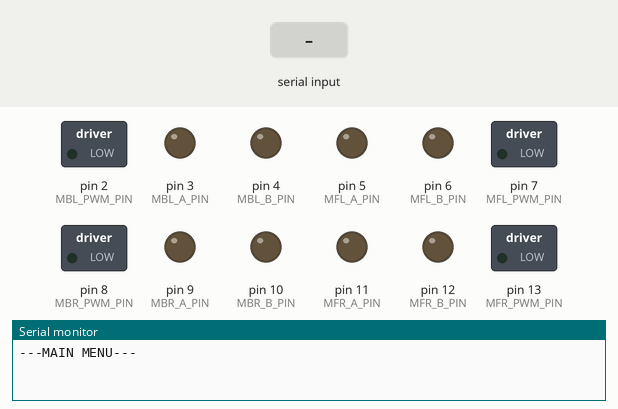
This sketch was run on a simulated Arduino Uno, built with avr-gcc and run on an emulated ATmega328P. On the bench: switched loads named in the sketch (green lamp = pin HIGH), output pins drawn as LEDs (lit = HIGH), the last lines printed to the serial monitor. Inputs (shaded band) come from the test bench.

Above: at 1.2 s.
1.3 s: "N90n" received over Serial
2.8 s: byte 70 ('F') received over Serial
At 4.0 s:
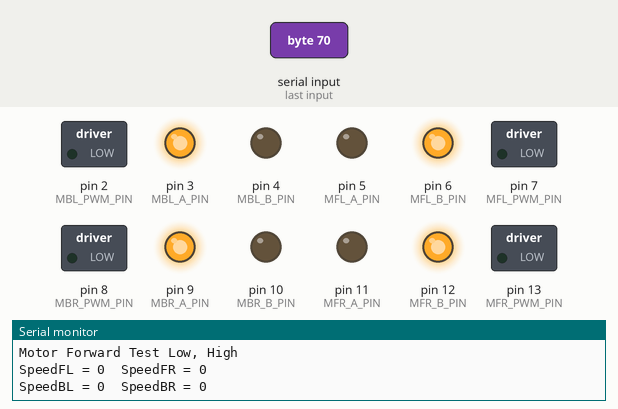
4.3 s: byte 66 ('B') received over Serial
At 5.1 s:
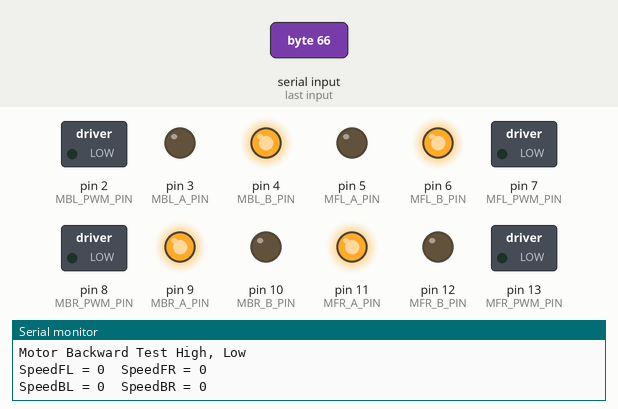
5.8 s: byte 82 ('R') received over Serial
At 6.3 s:
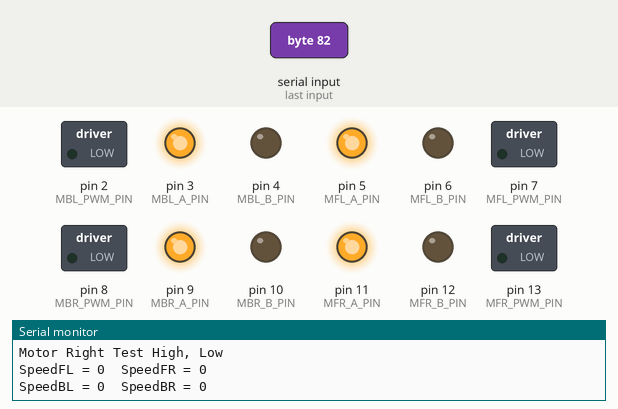
7.3 s: byte 76 ('L') received over Serial
At 8.5 s:
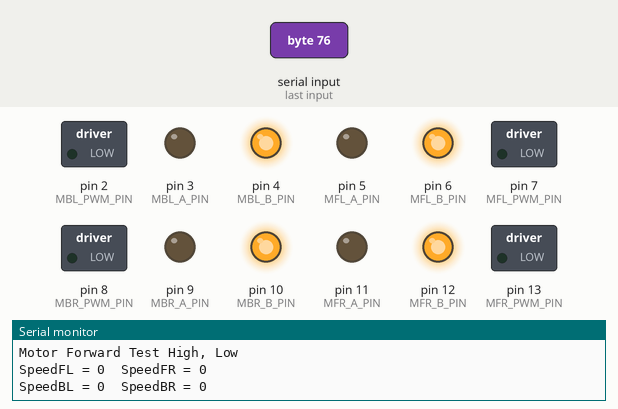
8.8 s: byte 105 ('i') received over Serial
Timing chart, 0 to 11.3 s (numbered marks = the images above; inputs shaded):
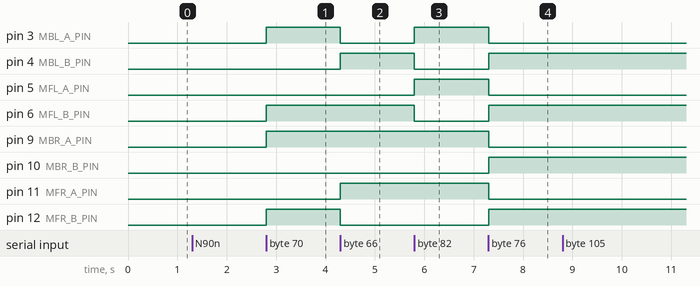

Measured:
- after the input at 2.8 s, pin 3 (MBL_A_PIN), pin 6 (MFL_B_PIN), pin 9 (MBR_A_PIN), pin 12 (MFR_B_PIN): LOW → HIGH at once
- after the input at 4.3 s, pin 3 (MBL_A_PIN), pin 12 (MFR_B_PIN): HIGH → LOW at once; pin 4 (MBL_B_PIN), pin 11 (MFR_A_PIN): LOW → HIGH at once
- after the input at 5.8 s, pin 3 (MBL_A_PIN), pin 5 (MFL_A_PIN): LOW → HIGH at once; pin 4 (MBL_B_PIN), pin 6 (MFL_B_PIN): HIGH → LOW at once
- after the input at 7.3 s, pin 3 (MBL_A_PIN), pin 5 (MFL_A_PIN), pin 9 (MBR_A_PIN), pin 11 (MFR_A_PIN): HIGH → LOW at once; pin 4 (MBL_B_PIN), pin 6 (MFL_B_PIN), pin 10 (MBR_B_PIN), pin 12 (MFR_B_PIN): LOW → HIGH at once

The sketch:

Serial_Testing_Terminal.ino
```cpp
#include <Servo.h>

Servo myservo;

#define MFR_A_PIN	11   	// FRONT RIGHT MOTOR
#define MFR_B_PIN	12
#define MFR_PWM_PIN	13	// PULSE WIDTH MODULATION PIN

#define MFL_A_PIN	5	//FRONT LEFT MOTOR
#define MFL_B_PIN 	6
#define MFL_PWM_PIN	7	 // PULSE WIDTH MODULATION PIN

#define MBR_A_PIN	9	//BACK RIGHT MOTOR
#define MBR_B_PIN	10
#define MBR_PWM_PIN	8	// PULSE WIDTH MODULATION PIN

#define MBL_A_PIN	3	//BACK LEFT MOTOR
#define MBL_B_PIN	4
#define MBL_PWM_PIN	2 	// PULSE WIDTH MODULATION PIN

void setup()
{
	Serial.begin(9600);

	//Define L298N Dual H-Bridge Motor Controller Pins

	// Three pins for each motor.

	// Motor Front Right Side

	pinMode(MFR_A_PIN,OUTPUT);
	pinMode(MFR_B_PIN,OUTPUT);
	pinMode(MFR_PWM_PIN,OUTPUT);// Controls speed- Pulse width modulation

	// Motor Front Left Side
	pinMode(MFL_A_PIN,OUTPUT);
	pinMode(MFL_B_PIN,OUTPUT);
	pinMode(MFL_PWM_PIN,OUTPUT);

	// Motor Back Right Side
	pinMode(MBR_A_PIN,OUTPUT);
	pinMode(MBR_B_PIN,OUTPUT);
	pinMode(MBR_PWM_PIN,OUTPUT);

	// Motor Back Left Side
	pinMode(MBL_A_PIN,OUTPUT);
	pinMode(MBL_B_PIN,OUTPUT);
	pinMode(MBL_PWM_PIN,OUTPUT);

	// Initializing all the speed values to 0

	analogWrite(MFR_PWM_PIN, 0);
	analogWrite(MFL_PWM_PIN, 0);

	analogWrite(MBR_PWM_PIN, 0);
	analogWrite(MBL_PWM_PIN, 0);
}


int mSpeed = 0;

int mSpeedFR = 0;
int mSpeedBR = 0;

int mSpeedFL = 0;
int mSpeedBL = 0;

int PIN = -1;
int ANG = -1;

char buffer[] = {' ',' ',' ',' ',' ',' ',' '}; // Receive up to 7 bytes (Used to store the input from communication)
char pwm[] = {' ', ' ', ' '};
char serialInput;

void loop()
{
	serialInput = '0';
	Serial.println("---MAIN MENU---");

	while (!Serial.available());


		switch(Serial.read())
		{
			case 'N':
				Serial.println("Navigation Test");

				mSpeed = 0;
				while(serialInput != '<')
				{
					while (!Serial.available());
					serialInput = Serial.read();
					switch(serialInput)
					{
						case 'F': // Forward Test

							Serial.println("Motor Forward Test Low, High");

							// Setting  direction

							digitalWrite(MFR_A_PIN, LOW);
							digitalWrite(MFR_B_PIN, HIGH);

							digitalWrite(MFL_A_PIN, LOW);
							digitalWrite(MFL_B_PIN, HIGH);

							digitalWrite(MBR_A_PIN, HIGH);
							digitalWrite(MBR_B_PIN, LOW);

							digitalWrite(MBL_A_PIN, HIGH);
							digitalWrite(MBL_B_PIN, LOW);

								// Sending Instruction to start movement

							break;

						case 'B': // Motor BACKWARD

							Serial.println("Motor Backward Test High, Low");

							// Setting  direction

							digitalWrite(MFR_A_PIN, HIGH);
							digitalWrite(MFR_B_PIN, LOW);

							digitalWrite(MFL_A_PIN, LOW);
							digitalWrite(MFL_B_PIN, HIGH);

							digitalWrite(MBR_A_PIN, HIGH);
							digitalWrite(MBR_B_PIN, LOW);

							digitalWrite(MBL_A_PIN, LOW);
							digitalWrite(MBL_B_PIN, HIGH);

							// Sending Instruction to start movement

							break;

						case 'R': // Motor TURN RIGHT

							Serial.println("Motor Right Test High, Low");

							// Setting  direction

							digitalWrite(MFR_A_PIN, HIGH);
							digitalWrite(MFR_B_PIN, LOW);

							digitalWrite(MFL_A_PIN, HIGH);
							digitalWrite(MFL_B_PIN, LOW);

							digitalWrite(MBR_A_PIN, HIGH);
							digitalWrite(MBR_B_PIN, LOW);

							digitalWrite(MBL_A_PIN, HIGH);
							digitalWrite(MBL_B_PIN, LOW);

							// Sending Instruction to start movement

							break;

						case 'L': // Motor TURN LEFT

							Serial.println("Motor Forward Test High, Low");

							// Setting  direction

							digitalWrite(MFR_A_PIN, LOW);
							digitalWrite(MFR_B_PIN, HIGH);

							digitalWrite(MFL_A_PIN, LOW);
							digitalWrite(MFL_B_PIN, HIGH);

							digitalWrite(MBR_A_PIN, LOW);
							digitalWrite(MBR_B_PIN, HIGH);

							digitalWrite(MBL_A_PIN, LOW);
							digitalWrite(MBL_B_PIN, HIGH);

							// Sending Instruction to start movement

							break;

						case '0':
							mSpeedFL = 0;
							mSpeedFR = 0;

							mSpeedBL = 0;
							mSpeedBR = 0;
							break;

						case 'i':
						case 'I':
							Serial.print("INput FL => ");
							while(!Serial.available()); // waits untill serial communcation line is not avalible meaning that data was sent from the opposite host
							Serial.readBytesUntil('n', pwm, 3);

							mSpeedFL = atoi(pwm);
							Serial.println(mSpeedFL);

							for(int i = 0; i < 3; i++)
							{
								pwm[i] = ' ';
							}

							Serial.print("INput FR => ");
							while(!Serial.available()); // waits untill serial communcation line is not avalible meaning that data was sent from the opposite host
							Serial.readBytesUntil('n', pwm, 3);

							mSpeedFR = atoi(pwm);
							Serial.println(mSpeedFR);

							for(int i = 0; i < 3; i++)
							{
								pwm[i] = ' ';
							}

							Serial.print("INput BL => ");
							while(!Serial.available()); // waits untill serial communcation line is not avalible meaning that data was sent from the opposite host
							Serial.readBytesUntil('n', pwm, 3);

							mSpeedBL = atoi(pwm);
							Serial.println(mSpeedBL);

							for(int i = 0; i < 3; i++)
							{
								pwm[i] = ' ';
							}

							Serial.print("INput BR => ");
							while(!Serial.available()); // waits untill serial communcation line is not avalible meaning that data was sent from the opposite host
							Serial.readBytesUntil('n', pwm, 3);

							mSpeedBR = atoi(pwm);
							Serial.println(mSpeedBR);

							for(int i = 0; i < 3; i++)
							{
								pwm[i] = ' ';
							}

							break;
					}//end switch

					analogWrite(MFR_PWM_PIN, mSpeedFR);
					analogWrite(MFL_PWM_PIN, mSpeedFL);

					analogWrite(MBR_PWM_PIN, mSpeedBR);
					analogWrite(MBL_PWM_PIN, mSpeedBL);

					Serial.print("SpeedFL = ");
					Serial.print(mSpeedFL);
					Serial.print("	");
					Serial.print("SpeedFR = ");
					Serial.println(mSpeedFR);

					Serial.print("SpeedBL = ");
					Serial.print(mSpeedBL);
					Serial.print("	");
					Serial.print("SpeedBR = ");
					Serial.println(mSpeedBR);

				}//end while
			break;
		} // end Switch

} // end void loop()
```
